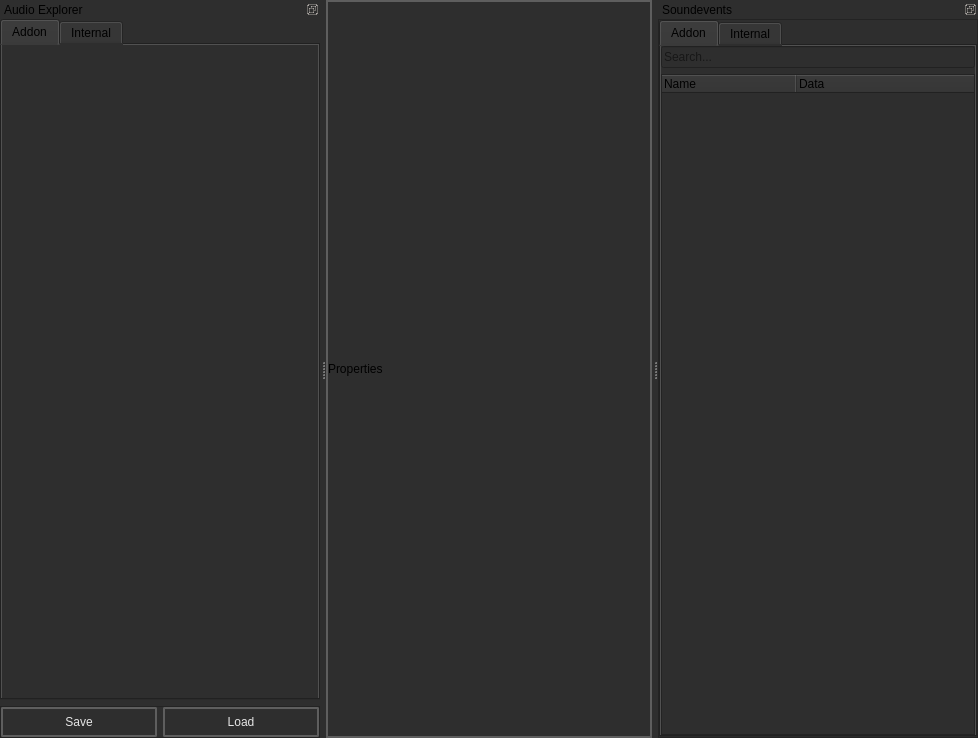
<?xml version="1.0" encoding="UTF-8"?>
<ui version="4.0">
 <class>MainWindow</class>
 <widget class="QMainWindow" name="MainWindow">
  <property name="geometry">
   <rect>
    <x>0</x>
    <y>0</y>
    <width>978</width>
    <height>738</height>
   </rect>
  </property>
  <property name="windowTitle">
   <string>MainWindow</string>
  </property>
  <property name="styleSheet">
   <string notr="true">background-color: #2e2e2e;</string>
  </property>
  <widget class="QWidget" name="centralwidget">
   <layout class="QVBoxLayout" name="verticalLayout_6">
    <property name="leftMargin">
     <number>0</number>
    </property>
    <property name="topMargin">
     <number>0</number>
    </property>
    <property name="rightMargin">
     <number>0</number>
    </property>
    <property name="bottomMargin">
     <number>0</number>
    </property>
    <item>
     <widget class="QFrame" name="frame">
      <property name="styleSheet">
       <string notr="true">        QFrame#frame {
            border: 2px solid black; 
            border-color: rgba(94, 94, 94, 255);
        }
        QFrame#frame QLabel {
            border: 0px solid black; 
        }</string>
      </property>
      <property name="frameShape">
       <enum>QFrame::Shape::StyledPanel</enum>
      </property>
      <property name="frameShadow">
       <enum>QFrame::Shadow::Raised</enum>
      </property>
      <layout class="QVBoxLayout" name="verticalLayout_5">
       <property name="leftMargin">
        <number>0</number>
       </property>
       <property name="topMargin">
        <number>0</number>
       </property>
       <property name="rightMargin">
        <number>0</number>
       </property>
       <property name="bottomMargin">
        <number>0</number>
       </property>
       <item>
        <widget class="QLabel" name="label">
         <property name="font">
          <font>
           <pointsize>9</pointsize>
          </font>
         </property>
         <property name="text">
          <string>Properties</string>
         </property>
        </widget>
       </item>
      </layout>
     </widget>
    </item>
   </layout>
  </widget>
  <widget class="QDockWidget" name="dockWidget_4">
   <property name="minimumSize">
    <size>
     <width>320</width>
     <height>198</height>
    </size>
   </property>
   <property name="features">
    <set>QDockWidget::DockWidgetFeature::DockWidgetFloatable|QDockWidget::DockWidgetFeature::DockWidgetMovable</set>
   </property>
   <property name="allowedAreas">
    <set>Qt::DockWidgetArea::BottomDockWidgetArea|Qt::DockWidgetArea::LeftDockWidgetArea|Qt::DockWidgetArea::RightDockWidgetArea</set>
   </property>
   <property name="windowTitle">
    <string>Soundevents</string>
   </property>
   <attribute name="dockWidgetArea">
    <number>2</number>
   </attribute>
   <widget class="QWidget" name="dockWidgetContents_2">
    <layout class="QVBoxLayout" name="verticalLayout_8">
     <property name="leftMargin">
      <number>0</number>
     </property>
     <property name="topMargin">
      <number>0</number>
     </property>
     <property name="rightMargin">
      <number>0</number>
     </property>
     <property name="bottomMargin">
      <number>0</number>
     </property>
     <item>
      <widget class="QFrame" name="frame_2">
       <property name="frameShape">
        <enum>QFrame::Shape::StyledPanel</enum>
       </property>
       <property name="frameShadow">
        <enum>QFrame::Shadow::Raised</enum>
       </property>
       <property name="lineWidth">
        <number>0</number>
       </property>
       <layout class="QVBoxLayout" name="verticalLayout_3">
        <property name="leftMargin">
         <number>0</number>
        </property>
        <property name="topMargin">
         <number>0</number>
        </property>
        <property name="rightMargin">
         <number>0</number>
        </property>
        <property name="bottomMargin">
         <number>0</number>
        </property>
        <item>
         <widget class="QTabWidget" name="tabWidget_2">
          <property name="currentIndex">
           <number>0</number>
          </property>
          <widget class="QWidget" name="addon_soundevents_tab">
           <attribute name="title">
            <string>Addon</string>
           </attribute>
           <layout class="QVBoxLayout" name="verticalLayout_2">
            <property name="leftMargin">
             <number>0</number>
            </property>
            <property name="topMargin">
             <number>0</number>
            </property>
            <property name="rightMargin">
             <number>0</number>
            </property>
            <property name="bottomMargin">
             <number>0</number>
            </property>
            <item>
             <widget class="QLineEdit" name="hierarchy_search_bar_widget">
              <property name="placeholderText">
               <string>Search...</string>
              </property>
             </widget>
            </item>
            <item>
             <widget class="QTreeWidget" name="hierarchy_widget">
              <property name="dragEnabled">
               <bool>true</bool>
              </property>
              <property name="dragDropOverwriteMode">
               <bool>true</bool>
              </property>
              <property name="dragDropMode">
               <enum>QAbstractItemView::DragDropMode::NoDragDrop</enum>
              </property>
              <property name="defaultDropAction">
               <enum>Qt::DropAction::MoveAction</enum>
              </property>
              <property name="alternatingRowColors">
               <bool>true</bool>
              </property>
              <property name="selectionMode">
               <enum>QAbstractItemView::SelectionMode::ContiguousSelection</enum>
              </property>
              <property name="selectionBehavior">
               <enum>QAbstractItemView::SelectionBehavior::SelectItems</enum>
              </property>
              <property name="uniformRowHeights">
               <bool>true</bool>
              </property>
              <property name="allColumnsShowFocus">
               <bool>false</bool>
              </property>
              <property name="wordWrap">
               <bool>false</bool>
              </property>
              <property name="headerHidden">
               <bool>false</bool>
              </property>
              <property name="columnCount">
               <number>2</number>
              </property>
              <attribute name="headerVisible">
               <bool>true</bool>
              </attribute>
              <attribute name="headerCascadingSectionResizes">
               <bool>false</bool>
              </attribute>
              <attribute name="headerMinimumSectionSize">
               <number>45</number>
              </attribute>
              <attribute name="headerDefaultSectionSize">
               <number>135</number>
              </attribute>
              <attribute name="headerShowSortIndicator" stdset="0">
               <bool>false</bool>
              </attribute>
              <attribute name="headerStretchLastSection">
               <bool>true</bool>
              </attribute>
              <column>
               <property name="text">
                <string notr="true">Name</string>
               </property>
              </column>
              <column>
               <property name="text">
                <string>Data</string>
               </property>
              </column>
             </widget>
            </item>
           </layout>
          </widget>
          <widget class="QWidget" name="internal_soundevents_tab">
           <attribute name="title">
            <string>Internal</string>
           </attribute>
           <layout class="QVBoxLayout" name="verticalLayout_7">
            <property name="leftMargin">
             <number>0</number>
            </property>
            <property name="topMargin">
             <number>0</number>
            </property>
            <property name="rightMargin">
             <number>0</number>
            </property>
            <property name="bottomMargin">
             <number>0</number>
            </property>
           </layout>
          </widget>
         </widget>
        </item>

       </layout>
      </widget>
     </item>
    </layout>
   </widget>
  </widget>
  <widget class="QDockWidget" name="dockWidget_10">
   <property name="minimumSize">
    <size>
     <width>320</width>
     <height>174</height>
    </size>
   </property>
   <property name="features">
    <set>QDockWidget::DockWidgetFeature::DockWidgetFloatable|QDockWidget::DockWidgetFeature::DockWidgetMovable</set>
   </property>
   <property name="allowedAreas">
    <set>Qt::DockWidgetArea::BottomDockWidgetArea|Qt::DockWidgetArea::LeftDockWidgetArea|Qt::DockWidgetArea::RightDockWidgetArea</set>
   </property>
   <property name="windowTitle">
    <string>Audio Explorer</string>
   </property>
   <attribute name="dockWidgetArea">
    <number>1</number>
   </attribute>
   <widget class="QWidget" name="explorer_layout_widget">
    <layout class="QVBoxLayout" name="verticalLayout_10">
     <property name="leftMargin">
      <number>0</number>
     </property>
     <property name="topMargin">
      <number>0</number>
     </property>
     <property name="rightMargin">
      <number>0</number>
     </property>
     <property name="bottomMargin">
      <number>0</number>
     </property>
     <item>
      <widget class="QTabWidget" name="tabWidget">
       <property name="currentIndex">
        <number>0</number>
       </property>
       <widget class="QWidget" name="addon_sounds">
        <attribute name="title">
         <string>Addon</string>
        </attribute>
        <layout class="QVBoxLayout" name="verticalLayout">
         <property name="spacing">
          <number>0</number>
         </property>
         <property name="leftMargin">
          <number>0</number>
         </property>
         <property name="topMargin">
          <number>0</number>
         </property>
         <property name="rightMargin">
          <number>0</number>
         </property>
         <property name="bottomMargin">
          <number>0</number>
         </property>
         <item>
          <layout class="QVBoxLayout" name="explorer_layout">
           <property name="topMargin">
            <number>0</number>
           </property>
          </layout>
         </item>
        </layout>
       </widget>
       <widget class="QWidget" name="internal_sounds">
        <attribute name="title">
         <string>Internal</string>
        </attribute>
        <layout class="QVBoxLayout" name="verticalLayout_4">
         <property name="leftMargin">
          <number>0</number>
         </property>
         <property name="topMargin">
          <number>0</number>
         </property>
         <property name="rightMargin">
          <number>0</number>
         </property>
         <property name="bottomMargin">
          <number>0</number>
         </property>
         <item>
          <widget class="QLineEdit" name="internal_explorer_search_bar">
           <property name="placeholderText">
            <string>Search...</string>
           </property>
          </widget>
         </item>
         <item>
          <layout class="QVBoxLayout" name="internal_explorer_layout"/>
         </item>
        </layout>
       </widget>
      </widget>
     </item>
     <item>
      <widget class="QFrame" name="frame_3">
       <property name="maximumSize">
        <size>
         <width>16777215</width>
         <height>32</height>
        </size>
       </property>
       <property name="frameShape">
        <enum>QFrame::Shape::StyledPanel</enum>
       </property>
       <property name="frameShadow">
        <enum>QFrame::Shadow::Raised</enum>
       </property>
       <layout class="QHBoxLayout" name="horizontalLayout_4">
        <property name="leftMargin">
         <number>0</number>
        </property>
        <property name="topMargin">
         <number>0</number>
        </property>
        <property name="rightMargin">
         <number>0</number>
        </property>
        <property name="bottomMargin">
         <number>0</number>
        </property>
        <item>
         <widget class="QPushButton" name="save_file_button">
          <property name="toolTip">
           <string>&lt;html&gt;&lt;head/&gt;&lt;body&gt;&lt;p&gt;Save soundevents_addon.vsndevts (Ctrl+S)&lt;/p&gt;&lt;/body&gt;&lt;/html&gt;</string>
          </property>
          <property name="styleSheet">
           <string notr="true">
    QPushButton {
        font: 580 9pt &quot;Segoe UI&quot;;
        border: 2px solid black;
        border-radius: 2px;
        border-color: rgba(94, 94, 94, 255);
        height:22px;
        padding-top: 2px;
        padding-bottom:2px;
        padding-left: 4px;
        padding-right: 4px;
        color: #e5e5e5;
        background-color: #2e2e2e;
    }
    QPushButton:hover {
        background-color: #515965;
        color: white;
    }
    QPushButton:pressed {
        background-color: #2e2e2e;
        margin: 1 px;
        margin-left: 2px;
        margin-right: 2px;
    }</string>
          </property>
          <property name="text">
           <string>Save</string>
          </property>
          <property name="icon">
           <iconset resource="../../resources.qrc">
            <normaloff>:/icons/save_16dp.svg</normaloff>:/icons/save_16dp.svg</iconset>
          </property>
          <property name="iconSize">
           <size>
            <width>20</width>
            <height>20</height>
           </size>
          </property>
          <property name="shortcut">
           <string>Ctrl+S</string>
          </property>
         </widget>
        </item>
        <item>
         <widget class="QPushButton" name="load_button">
          <property name="toolTip">
           <string>&lt;html&gt;&lt;head/&gt;&lt;body&gt;&lt;p&gt;Reload soundevents_addon.vsndevts (Ctrl+Shift+S)&lt;/p&gt;&lt;/body&gt;&lt;/html&gt;</string>
          </property>
          <property name="styleSheet">
           <string notr="true">
    QPushButton {
        font: 580 9pt &quot;Segoe UI&quot;;
        border: 2px solid black;
        border-radius: 2px;
        border-color: rgba(94, 94, 94, 255);
        height:22px;
        padding-top: 2px;
        padding-bottom:2px;
        padding-left: 4px;
        padding-right: 4px;
        color: #e5e5e5;
        background-color: #2e2e2e;
    }
    QPushButton:hover {
        background-color: #515965;
        color: white;
    }
    QPushButton:pressed {
        background-color: #2e2e2e;
        margin: 1 px;
        margin-left: 2px;
        margin-right: 2px;
    }</string>
          </property>
          <property name="text">
           <string>Load</string>
          </property>
          <property name="icon">
           <iconset resource="../../resources.qrc">
            <normaloff>:/icons/description_24dp.png</normaloff>:/icons/description_24dp.png</iconset>
          </property>
          <property name="iconSize">
           <size>
            <width>20</width>
            <height>20</height>
           </size>
          </property>
          <property name="shortcut">
           <string>Ctrl+Shift+S</string>
          </property>
         </widget>
        </item>
        </layout>
       </widget>
      </item>
    </layout>
   </widget>
  </widget>
  <action name="actionCreateNewsmartprop">
   <property name="icon">
    <iconset resource="../../resources.qrc">
     <normaloff>:/valve_common/icons/tools/common/new.png</normaloff>:/valve_common/icons/tools/common/new.png</iconset>
   </property>
   <property name="text">
    <string>CreateNewsmartprop</string>
   </property>
   <property name="menuRole">
    <enum>QAction::MenuRole::NoRole</enum>
   </property>
  </action>
  <action name="actionOpen_from_Explorer">
   <property name="icon">
    <iconset resource="../../resources.qrc">
     <normaloff>:/valve_common/icons/tools/common/open.png</normaloff>:/valve_common/icons/tools/common/open.png</iconset>
   </property>
   <property name="text">
    <string>Open as</string>
   </property>
  </action>
  <action name="actionSave_as">
   <property name="icon">
    <iconset resource="../../resources.qrc">
     <normaloff>:/valve_common/icons/tools/common/save_all.png</normaloff>:/valve_common/icons/tools/common/save_all.png</iconset>
   </property>
   <property name="text">
    <string>Save as</string>
   </property>
  </action>
  <action name="actionSave_current_file">
   <property name="icon">
    <iconset resource="../../resources.qrc">
     <normaloff>:/valve_common/icons/tools/common/save.png</normaloff>:/valve_common/icons/tools/common/save.png</iconset>
   </property>
   <property name="text">
    <string>Save</string>
   </property>
  </action>
  <action name="actionRecompile_file">
   <property name="icon">
    <iconset resource="../../resources.qrc">
     <normaloff>:/valve_common/icons/tools/common/options_activated.png</normaloff>:/valve_common/icons/tools/common/options_activated.png</iconset>
   </property>
   <property name="text">
    <string>Recompile file</string>
   </property>
  </action>
  <action name="actionRecompile_all_in_addon">
   <property name="icon">
    <iconset resource="../../resources.qrc">
     <normaloff>:/valve_common/icons/tools/common/options_activated.png</normaloff>:/valve_common/icons/tools/common/options_activated.png</iconset>
   </property>
   <property name="text">
    <string>Recompile all in addon</string>
   </property>
  </action>
  <action name="actionConvert_all_vsmart_file_to_vdata">
   <property name="icon">
    <iconset resource="../../resources.qrc">
     <normaloff>:/valve_common/icons/tools/common/move_to_changelist.png</normaloff>:/valve_common/icons/tools/common/move_to_changelist.png</iconset>
   </property>
   <property name="text">
    <string>Convert all vsmart file to vdata</string>
   </property>
   <property name="toolTip">
    <string>Convert all to data</string>
   </property>
  </action>
  <action name="actionFormat_serttings">
   <property name="icon">
    <iconset resource="../../resources.qrc">
     <normaloff>:/valve_common/icons/tools/common/setting.png</normaloff>:/valve_common/icons/tools/common/setting.png</iconset>
   </property>
   <property name="text">
    <string>Format settings</string>
   </property>
  </action>
 </widget>
 <resources>
  <include location="../../resources.qrc"/>
 </resources>
 <connections/>
</ui>
